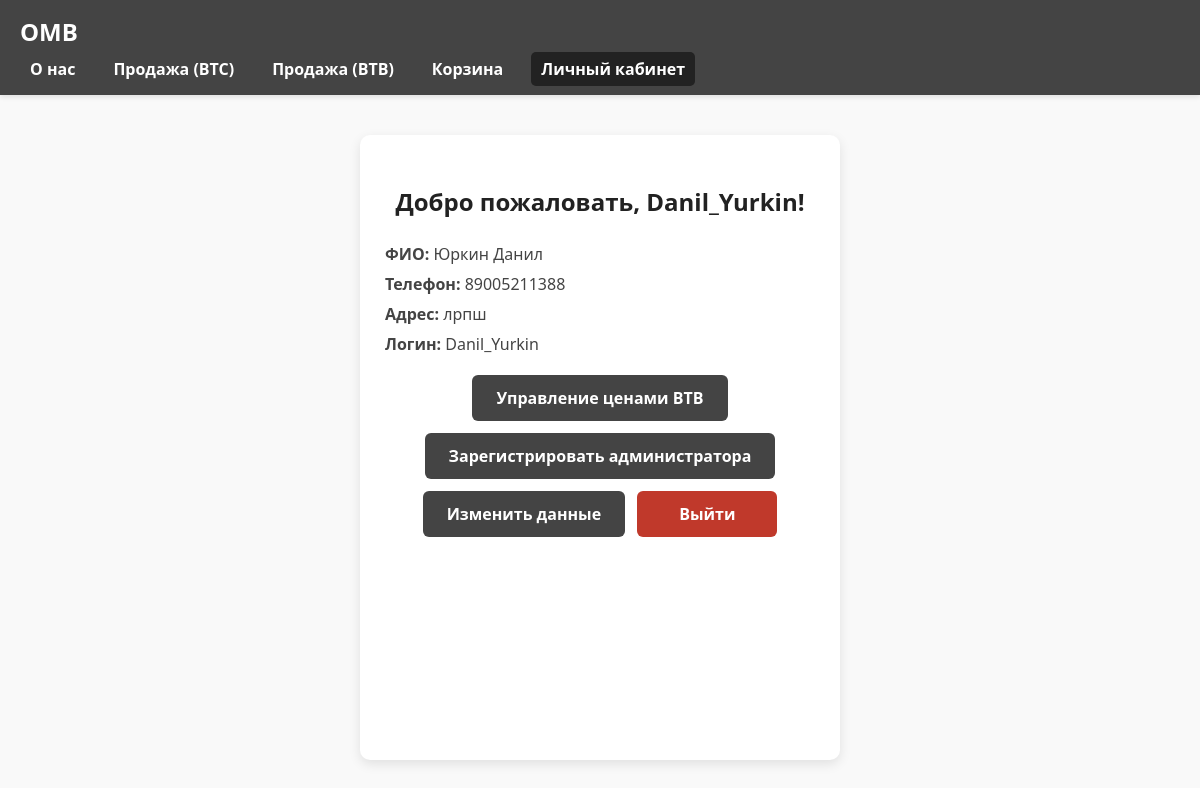
/account (signed in), run on the app's committed database.
### tables this page shows
CREATE TABLE users (
            id INTEGER PRIMARY KEY AUTOINCREMENT,
            full_name TEXT,
            phone INTEGER,
            address TEXT,
            username TEXT UNIQUE,
            password TEXT,
            is_admin INTEGER DEFAULT 0,
            created_at TIMESTAMP DEFAULT CURRENT_TIMESTAMP
        );

### app.py (the view)
@app.route('/account')
def account_page():
    if 'user_id' not in session:
        return render_template('account.html', logged_in=False)
    user_id = session['user_id']
    with closing(sqlite3.connect('Ozon_products.db')) as conn:
        cursor = conn.cursor()
        cursor.execute('SELECT full_name, phone, address, username FROM users WHERE id = ?', (user_id,))
        user = cursor.fetchone()
    return render_template('account.html', logged_in=True, user=user)

### app.py (called while the page is built)
@app.context_processor
def utility_processor():
    return {
        'calculate_total': calculate_total,
        'calculate_total_quantity': calculate_total_quantity
    }

@app.before_request
def before_request():
    if 'cart' not in session:
        session['cart'] = {'btc': {}, 'btb': {}}

@app.after_request
def fix_content_type_and_cache(response):
    if request.path.startswith('/static'):
        return response
    if response.content_type.startswith('text/html'):
        response.headers['Content-Type'] = 'text/html; charset=utf-8'
    return response

### templates/account.html (shortened to what this page needs)
<!DOCTYPE html>
<html lang="ru">
<head>
    <link rel="stylesheet" href="/static/account.css">
</head>
<body>
<header>
    <h1>OMB</h1>
    <nav>
        <ul>
            <li><a href="/about">О нас</a></li>
            <li><a href="/btc">Продажа (BTC)</a></li>
            <li><a href="/btb">Продажа (BTB)</a></li>
            <li><a href="/cart">Корзина</a></li>
            <li><a href="/account" class="active">Личный кабинет</a></li>
        </ul>
    </nav>
</header>
<main>
    {% if logged_in %}
        <h2>Добро пожаловать, {{ user[3] }}!</h2>
        <p><strong>ФИО:</strong> {{ user[0] }}</p>
        <p><strong>Телефон:</strong> {{ user[1] }}</p>
        <p><strong>Адрес:</strong> {{ user[2] }}</p>
        <p><strong>Логин:</strong> {{ user[3] }}</p>
        {% if session.get('is_admin') %}
            <a href="/admin/products" class="btn-buy">Управление ценами BTB</a>
            <a href="/register-admin" class="btn-buy">Зарегистрировать администратора</a>
        {% endif %}
        <a href="/edit-profile" class="btn-buy">Изменить данные</a>
        <a href="/logout" class="btn-close">Выйти</a>
    {% else %}
        <h2>Личный кабинет</h2>
        <button onclick="window.location.href='/login'">Войти</button>
        <button onclick="window.location.href='/register'">Регистрация</button>
    {% endif %}
</main>
</body>
</html>

### static/account.css (style rules this page uses)
body { font-family: 'Segoe UI', Tahoma, Geneva, Verdana, sans-serif; background-color: #f9f9f9; margin: 0; padding: 0; min-height: 100vh; display: flex; flex-direction: column; }
header { background-color: #444444; color: white; padding: 15px 20px; box-shadow: 0 2px 5px rgba(0,0,0,0.1); }
header h1 { margin: 0; font-size: 24px; }
nav ul { list-style: none; padding: 0; margin: 10px 0 0 0; display: flex; gap: 18px; }
nav ul li a { color: white; text-decoration: none; font-weight: 600; padding: 6px 10px; border-radius: 5px; transition: background-color 0.3s ease; }
nav ul li a.active { background-color: #222222; pointer-events: none; }
main { flex-grow: 1; max-width: 480px; margin: 40px auto; background: white; padding: 30px 25px; border-radius: 10px; box-shadow: 0 4px 12px rgba(0,0,0,0.1); box-sizing: border-box; text-align: center; }
main h2 { margin-bottom: 25px; font-weight: 700; color: #222; }
main p { font-size: 16px; color: #444; margin: 8px 0; text-align: left; }
.btn-buy, .btn-close, main button { display: inline-block; background-color: #444444; color: white; border: none; padding: 12px 24px; margin: 12px 8px 0 8px; font-size: 16px; font-weight: 700; border-radius: 6px; cursor: pointer; transition: background-color 0.3s ease; text-decoration: none; user-select: none; min-width: 140px; box-sizing: border-box; }
.btn-close { background-color: #c0392b; margin-left: 0; }

### data on the page
users: username "Danil_Yurkin", full_name "Юркин Данил", phone "89005211388", address "лрпш"
